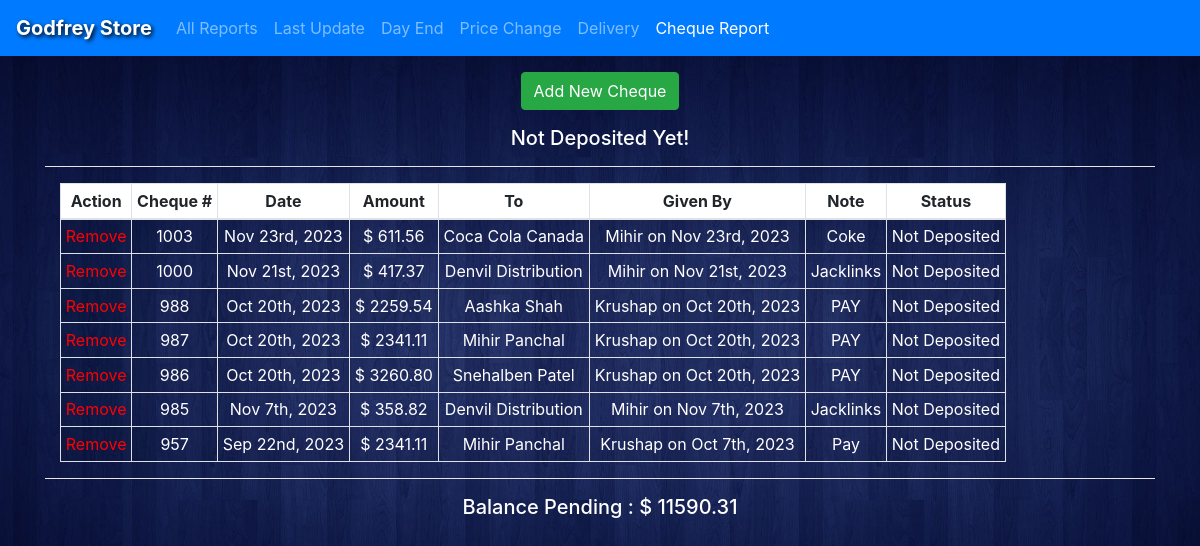
The page /screens/chequereport.php on the database its author committed.
### tables this page shows
CREATE TABLE `cheque_report` (
  `id` int(11) NOT NULL,
  `cheque_number` int(11) NOT NULL,
  `cheque_date` date NOT NULL,
  `cheque_amount` decimal(11,2) NOT NULL,
  `cheque_given_to` varchar(100) NOT NULL,
  `cheque_given_by` varchar(100) NOT NULL,
  `cheque_given_date` date NOT NULL,
  `cheque_status` varchar(50) NOT NULL DEFAULT 'Not Deposited',
  `note` text DEFAULT NULL
);

### models/DBManager.class.php (called while the page is built, shortened)
<?php
class DBManager
{
    public function __construct()
    {
        try {
            $this->db = new PDO("mysql:host=" . self::HOST . ";dbname=" . self::DBNAME, self::USER, self::PASS);
        } catch (Exception $e) {
            die("Database Connection Error: " . $e->getMessage());
        }
    }
}

### models/querymanager.class.php (called while the page is built, shortened)
<?php
class querymanager extends DBManager
{
    public function getAllChequeReports()
    {
        $query = $this->db->prepare("SELECT * FROM `cheque_report`;");
        $query->execute();
        $results = $query->fetchAll(PDO::FETCH_ASSOC);
        return array($results);
    }
}

### screens/chequereport.php (the view, shortened to what this page needs)
<?php
include("../head.inc.php");
$queryMgr = new querymanager();
$allcheques = $queryMgr->getAllChequeReports();
?>
<!DOCTYPE html>
<html lang="en">
<head>
</head>
<nav class="navbar navbar-expand-lg navbar-dark bg-primary">
    <a class="navbar-brand font-weight-bold text-white" style="text-shadow: 2px 2px 4px #000000;" href="#">Godfrey Store</a>
    <div class="collapse navbar-collapse" id="navbarSupportedContent">
        <ul class="navbar-nav mr-auto">
            <li class="nav-item">
                <a class="nav-link" href="allreports">All Reports</a>
            </li>
            <li class="nav-item">
                <a class="nav-link" href="lastupdate">Last Update</a>
            </li>
            <li class="nav-item">
                <a class="nav-link" href="dayend">Day End</a>
            </li>
            <li class="nav-item">
                <a class="nav-link" href="pricechange">Price Change</a>
            </li>
            <li class="nav-item">
                <a class="nav-link" href="delivery">Delivery</a>
            </li>
            <li class="nav-item">
                <a class="nav-link active" href="chequereport">Cheque Report</a>
            </li>
        </ul>
    </div>
</nav>
<body>
    <div class="container mt-3 text-center">
        <a href="addcheque" class="btn btn-success mb-3">Add New Cheque</a>
        <h5 class="text-center">Not Deposited Yet!</h5>
        <hr>
        <div id="managerTable" class="container" style="overflow-x:auto;    ">
            <table class="table-sm table-bordered table-striped text-center border" style="white-space: nowrap;">
                <thead>
                    <tr>
                        <th scope="col">Action</th>
                        <th scope="col">Cheque #</th>
                        <th scope="col">Date</th>
                        <th scope="col">Amount</th>
                        <th scope="col">To</th>
                        <th scope="col">Given By</th>
                        <th scope="col">Note</th>
                        <th scope="col">Status</th>
                    </tr>
                </thead>
                <tbody>
                    <?php
                    $megatotal = 0;
                    for ($i = count($allcheques[0]) - 1; $i >= 0; $i--) {
                        if ($allcheques[0][$i]['cheque_status'] == "Not Deposited") {
                            $megatotal += $allcheques[0][$i]['cheque_amount'];
                    ?>
                            <tr>
                                <td><a href="chequedetails?chequeid=<?php echo $allcheques[0][$i]['id']; ?>" style="color:red;">Remove</a></td>
                                <td><?php echo $allcheques[0][$i]['cheque_number']; ?></td>
                                <td><?php echo date("M jS, Y", strtotime($allcheques[0][$i]['cheque_date'])); ?></td>
                                <td><?php echo "$ " . $allcheques[0][$i]['cheque_amount']; ?></td>
                                <td><?php echo $allcheques[0][$i]['cheque_given_to']; ?></td>
                                <td><?php echo $allcheques[0][$i]['cheque_given_by'] . " on " . date("M jS, Y", strtotime($allcheques[0][$i]['cheque_given_date'])); ?></td>
                                <td><?php echo $allcheques[0][$i]['note']; ?></td>
                                <td><?php echo $allcheques[0][$i]['cheque_status']; ?></td>
                            </tr>
                    <?php
                        }
                    } ?>
                </tbody>
            </table>
        </div>
        <hr>
        <h5>Balance Pending : <?php echo "$ " . $megatotal; ?></h5>
    </div>
</body>
</html>

### head.inc.php (shortened to what this page needs)
<!DOCTYPE html>
<link href="style.css" rel="stylesheet">
<link rel="stylesheet" href="https://cdn.jsdelivr.net/npm/bootstrap@4.0.0/dist/css/bootstrap.min.css">
</body>
</html>

### style.css (style rules this page uses)
body { min-width: 100vw; min-height: 100vh; background-image: url("assets/bg.jpg"); background-repeat: no-repeat; background-position: center; background-size: cover; }
h1, h2, h3, h4, h5, h6, text, p, td { color: white !important; }
hr { background-color: white; }

### screens/chequereport.php (style rules this page uses)
table { text-align: left; position: relative; }
th { background: white; position: sticky; top: 0; }
#managerTable { max-height: 500px; overflow: auto; }

### rows shown on the page
cheque_report: cheque_number "1003", cheque_date "Nov 23rd, 2023", cheque_amount "611.56", cheque_given_to "Coca Cola Canada", cheque_given_by "Mihir", cheque_given_date "Nov 23rd, 2023", note "Coke", cheque_status "Not Deposited"
cheque_report: cheque_number "1000", cheque_date "Nov 21st, 2023", cheque_amount "417.37", cheque_given_to "Denvil Distribution", cheque_given_by "Mihir", cheque_given_date "Nov 21st, 2023", note "Jacklinks", cheque_status "Not Deposited"
cheque_report: cheque_number "988", cheque_date "Oct 20th, 2023", cheque_amount "2259.54", cheque_given_to "Aashka Shah", cheque_given_by "Krushap", cheque_given_date "Oct 20th, 2023", note "PAY", cheque_status "Not Deposited"
cheque_report: cheque_number "987", cheque_date "Oct 20th, 2023", cheque_amount "2341.11", cheque_given_to "Mihir Panchal", cheque_given_by "Krushap", cheque_given_date "Oct 20th, 2023", note "PAY", cheque_status "Not Deposited"
cheque_report: cheque_number "986", cheque_date "Oct 20th, 2023", cheque_amount "3260.80", cheque_given_to "Snehalben Patel", cheque_given_by "Krushap", cheque_given_date "Oct 20th, 2023", note "PAY", cheque_status "Not Deposited"
cheque_report: cheque_number "985", cheque_date "Nov 7th, 2023", cheque_amount "358.82", cheque_given_to "Denvil Distribution", cheque_given_by "Mihir", cheque_given_date "Nov 7th, 2023", note "Jacklinks", cheque_status "Not Deposited"
cheque_report: cheque_number "957", cheque_date "Sep 22nd, 2023", cheque_amount "2341.11", cheque_given_to "Mihir Panchal", cheque_given_by "Krushap", cheque_given_date "Oct 7th, 2023", note "Pay", cheque_status "Not Deposited"

### other values the page prints
$megatotal "11590.31"
